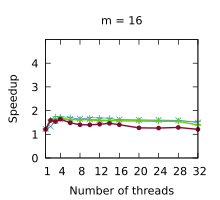

Write gnuplot code to recreate this figure.
set title "m = 16"
set terminal pdf size 2.2,2.0
set output "./results/Scans_n___4,194,304,_m___16.pdf"
set key off
set xrange [1:32]
set xtics (1, 4, 8, 12, 16, 20, 24, 28, 32)
set xlabel "Number of threads"
set yrange [0:5]
set ytics (0, 1, 2, 3, 4)
set ylabel "Speedup"
plot './results/Scans_n___4,194,304,_m___16.dat' using 1:2 title "Outer parallelism" pointsize 0.7 lw 1 pt 1 linecolor rgb "#24A793" with linespoints, \
  './results/Scans_n___4,194,304,_m___16.dat' using 1:3 title "Inner parallelism" pointsize 0.7 lw 1 pt 2 linecolor rgb "#5287C6" with linespoints, \
  './results/Scans_n___4,194,304,_m___16.dat' using 1:4 title "Multi-atomics 64 32" pointsize 0.7 lw 2 pt 1 linecolor rgb "#64D000" with linespoints, \
  './results/Scans_n___4,194,304,_m___16.dat' using 1:5 title "WorkAssisting 32" pointsize 0.4 lw 2 pt 7 linecolor rgb "#800A35" with linespoints
